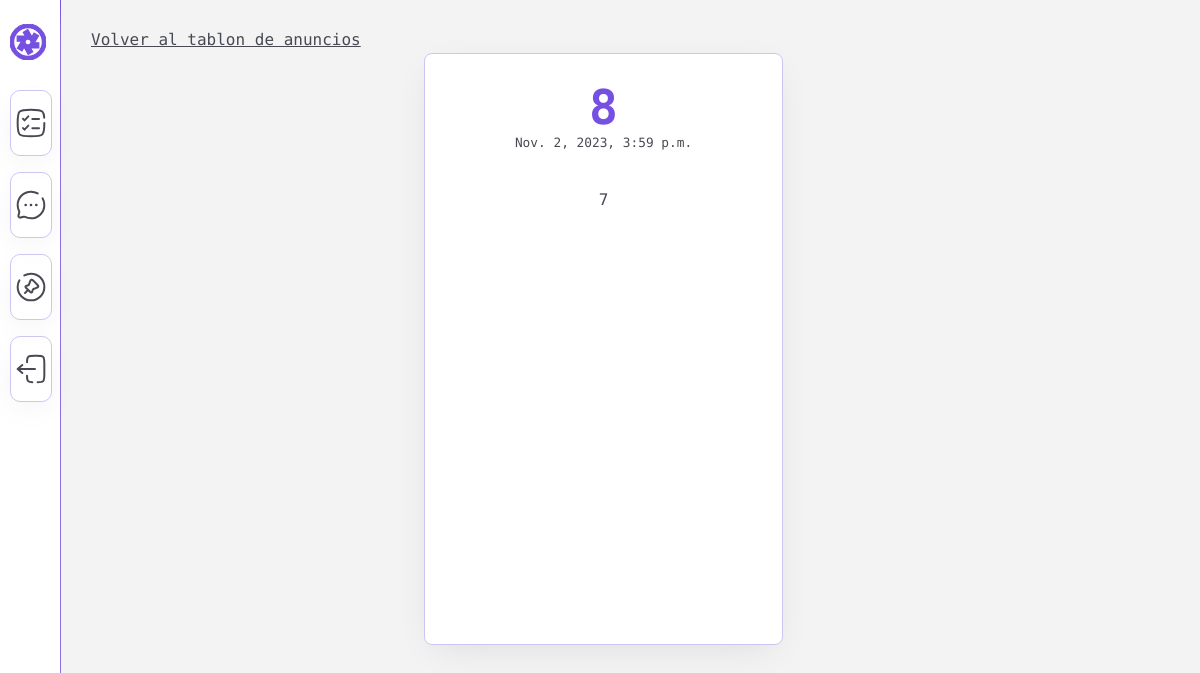
Page /bulletinboard/post/7 on the earlier database version.
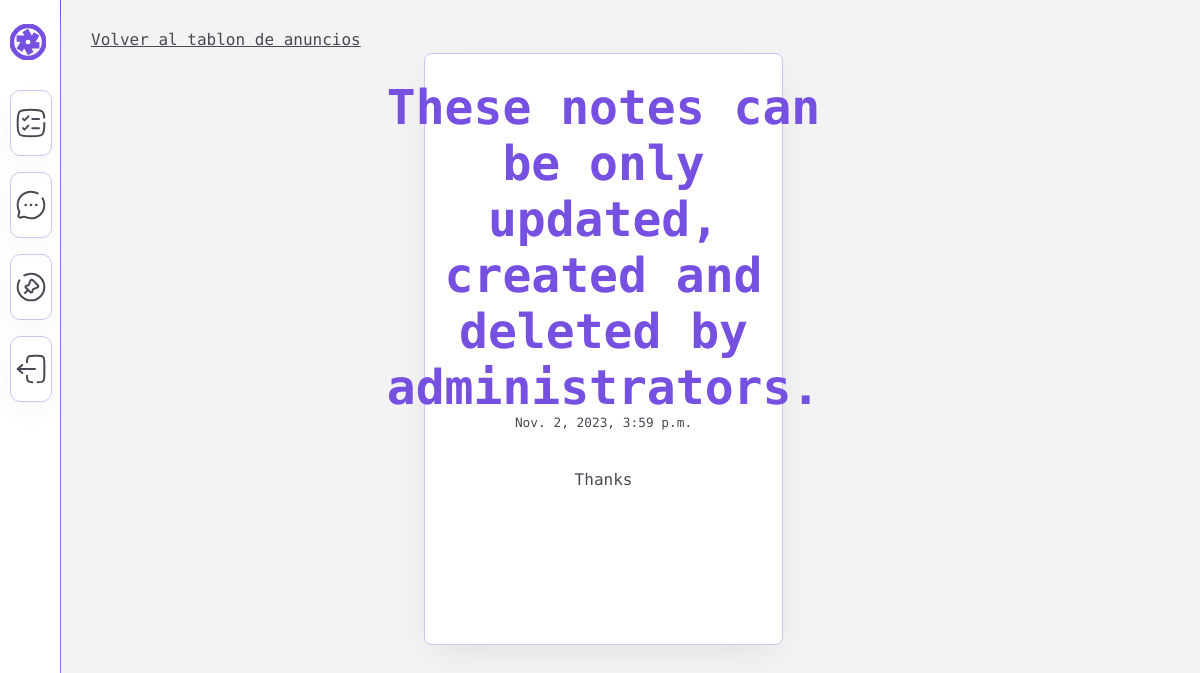
Same page on the later database version.
### bulletinboard/models.py (models this page shows, shortened)
class Post(models.Model):
    title = models.CharField(max_length=100)
    body = models.CharField(max_length=1000000)
    created_at = models.DateTimeField(default=datetime.now, blank=True)

### bulletinboard/views.py (the view)
# urls.py: path('post/<str:pk>', views.post, name='post')]
def post(request, pk):
    posts = Post.objects.get(id=pk)
    return render(request, 'BulletinBoard/posts.html', {'posts': posts})

### Templates/BulletinBoard/posts.html
{% extends 'Layout/layout.html'%} {% block content %}
<section class="container">
    <div class="containerPage">
        <a class="" href="{% url 'bulletinboard' %}">Volver al tablon de anuncios </a>
        <div class="cardBulletin">
            <article>
                <h1>{{posts.title}}</h1>
                <span>{{posts.created_at}}</span>
                <p>{{posts.body}}</p>
            </article>
        </div>
    </div>
</section>
{% endblock content %}

Differences in the rows shown:
changed Post: title "8" → "These notes can be only updated, created and deleted by administrators."; body "7" → "Thanks"
